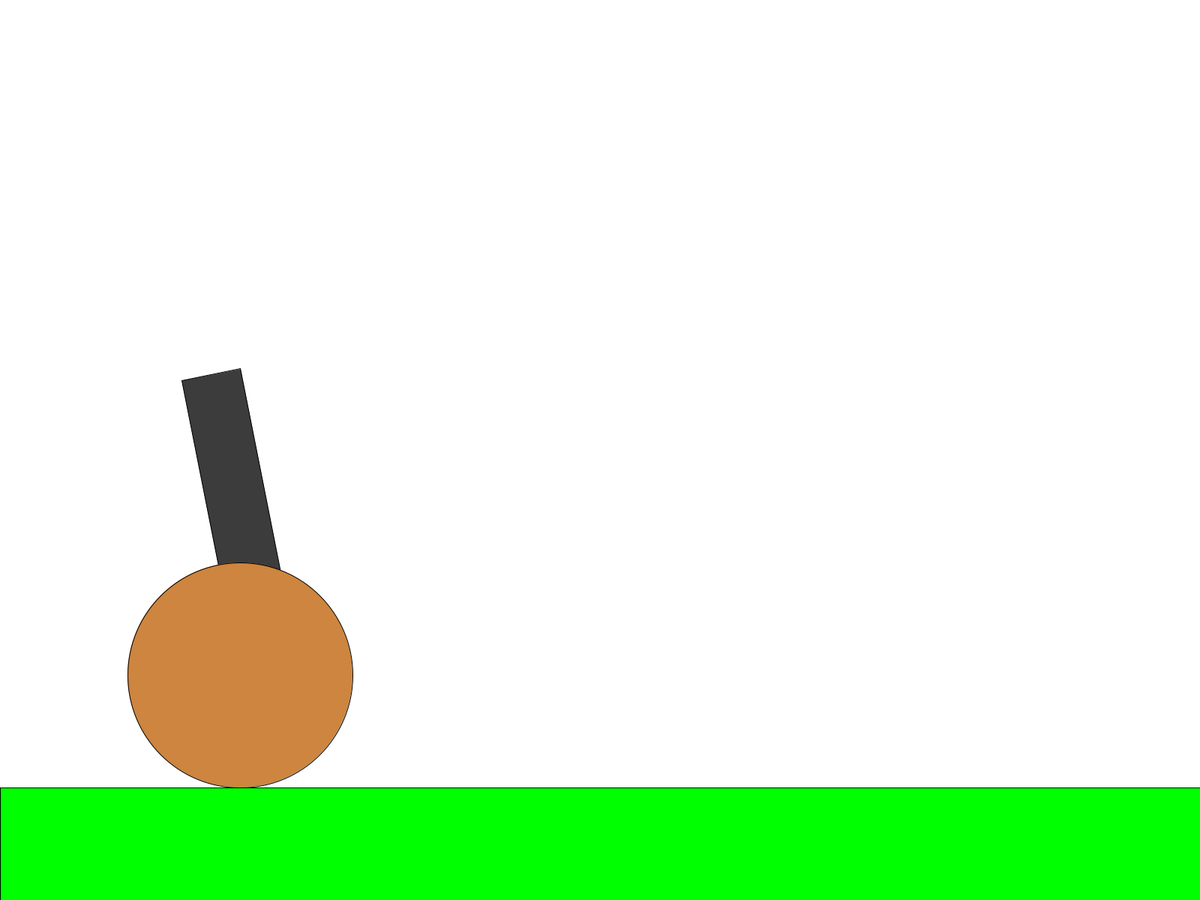
Frame 1 (no input)
Frame 60 (the mouse pressed at the canvas centre just before this capture): identical to frame 1, image omitted
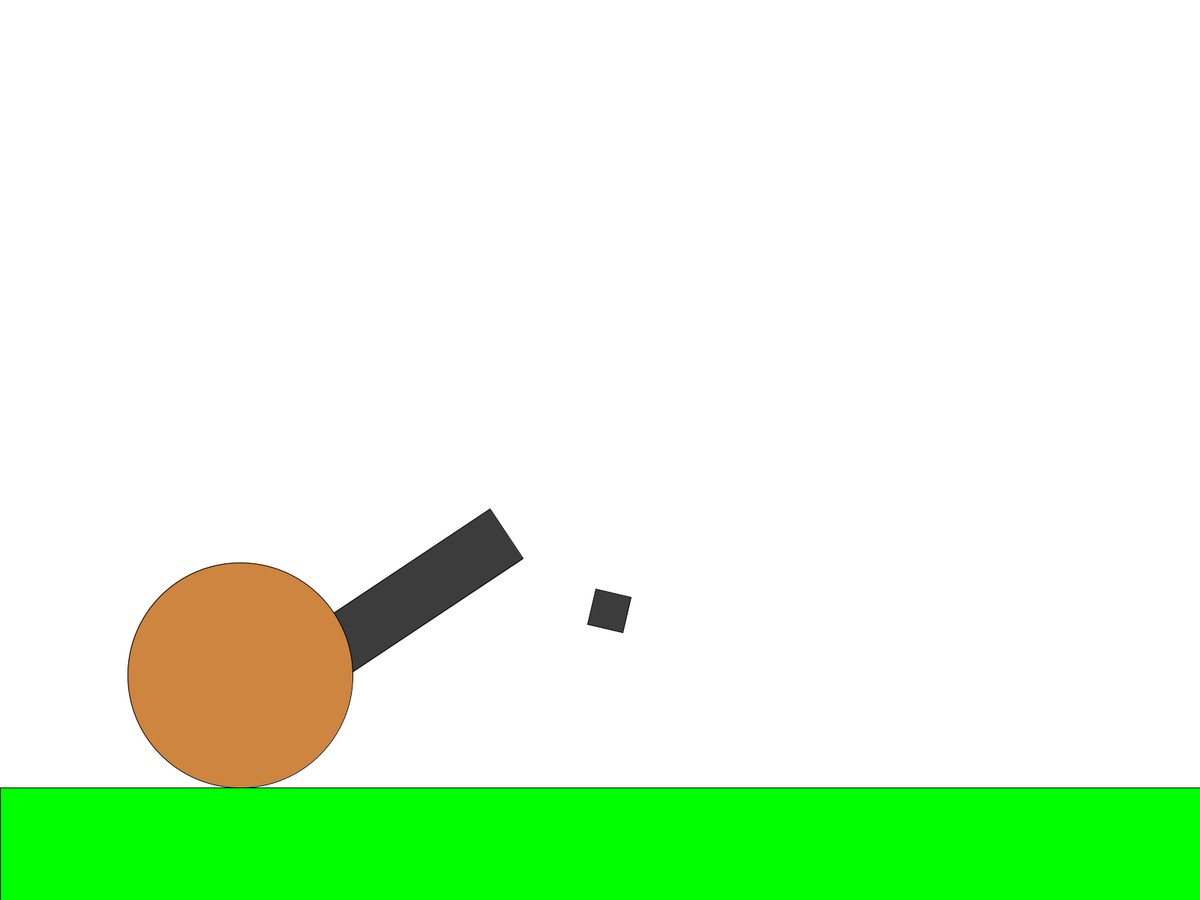
Frame 120 (the mouse held since frame 60 and released just before this capture)

The Processing sketch that drew these frames (run headless with seeded random() and noise(); from frame 60 on, the mouse is pressed at the canvas centre):

// Processing sketch: Main
// ── Main.pde
ArrayList<CannonBall> ballList;
PVector startVel, direction;
float rad, cannonLength;

//setup sætter vi vores statiske variabler og settings (såsom fullscreen og strokeweight, strokeWeight er der for at forsøge programmet med forskellige strokeWeights)
void setup() {
  fullScreen();
  rad = height/8;
  cannonLength = height/3;
  ballList = new ArrayList<CannonBall>();
  strokeWeight(1);
  direction = new PVector();
}

//spawner kanonkugler hver gang man klikker
void mousePressed() {
  startVel = new PVector(mouseX-(width/5), mouseY-(height-height/8-rad));
  startVel.normalize();
  startVel.mult(20+random(-5,5));    //kanonkugler har en tilfældig hastighed
  ballList.add(new CannonBall(new PVector(width/5+direction.x*cannonLength, height-height/8-rad+direction.y*cannonLength), startVel));
}

//tegner baggrunden, jorden og kanonen og opdatere/viser kanonkuglerne
void draw() {
  rectMode(CORNER);
  background(255);
  
  fill(0,255,0);
  rect(0, height-height/8, width, height/8);
  
  direction.x = mouseX-width/5;
  direction.y = mouseY-(height-height/8-rad);
  direction.normalize();
  
  fill(60);
  pushMatrix();
  translate(width/5, height-height/8-rad);
  if(mouseX > width/5){    //kanonens rotation
    rotate(tan(direction.y));
  } else {
    rotate(-tan(direction.y)-PI);
  }
  
  rect(0, 0, cannonLength, cannonLength/5);
  popMatrix();
  fill(205, 133, 63);
  ellipse(width/5, height-height/8-rad, 2*rad, 2*rad);
  
  for (int i = 0; i < ballList.size(); i++) {
    ballList.get(i).update();
    ballList.get(i).display();
  }
}

// ── CannonBall.pde
//klassen for kanonkuglerne
class CannonBall {
  float angle, rotation, radius = height/25;
  PVector pos, vel, gra = new PVector(0, 1);
  PVector c1, c2, c3, c4;          //corner 1, corner 2...
  
  //constructor tager parametrene for en position og en hastighed
  CannonBall(PVector pos, PVector vel) {
    this.pos = pos;
    this.vel = vel;
    c1 = new PVector(radius/2, -radius/2);    //
    c2 = new PVector(radius/2, radius/2);
    c3 = new PVector(-radius/2, radius/2);
    c4 = new PVector(-radius/2, -radius/2);
  }
  
  //update opdaterer kanonkugles position
  void update() {
    vel.add(gra);
    vel.mult(0.98);
    pos.add(vel);
    if (vel.mag() > 0.6){      //stopper kuglerne fra at rotere, når de når en lav rotationshastighed
      angle = vel.mag()/100;
    } else {
      angle = 0;
    }
    
    rotation += angle;
    c1.rotate(angle);    //hjørnerne roterer (bruges til collision)
    c2.rotate(angle);
    c3.rotate(angle);
    c4.rotate(angle);
    
    //collision
    if (c1.y + pos.y >= height-height/8) {
      vel.y *= -1;
      pos.y += (height-height/8)-(pos.y + c1.y);
    }
    if (c2.y + pos.y >= height-height/8) {
      vel.y *= -1;
      pos.y += (height-height/8)-(pos.y + c2.y);
    }
    if (c3.y + pos.y >= height-height/8) {
      vel.y *= -1;
      pos.y += (height-height/8)-(pos.y + c3.y);
    }
    if (c4.y + pos.y >= height-height/8) {
      vel.y *= -1;
      pos.y += (height-height/8)-(pos.y + c4.y);
    }
  }
  
  //display viser kuglerne (med deres rotation)
  void display() {
    rectMode(CENTER);
    fill(60);
    pushMatrix();
    translate(pos.x, pos.y);
    rotate(rotation);
    rect(0, 0, radius, radius);
    popMatrix();
  }
}
